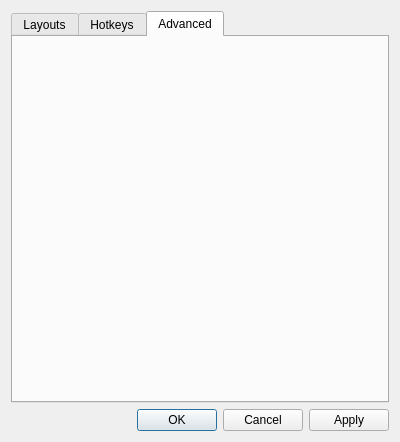
<?xml version="1.0" encoding="UTF-8"?>
<ui version="4.0">
 <class>Window</class>
 <widget class="QWidget" name="Window">
  <property name="geometry">
   <rect>
    <x>0</x>
    <y>0</y>
    <width>400</width>
    <height>442</height>
   </rect>
  </property>
  <property name="windowTitle">
   <string>System Keyboard</string>
  </property>
  <property name="windowIcon">
   <iconset theme="keyboard"/>
  </property>
  <layout class="QVBoxLayout" name="verticalLayout">
   <item>
    <widget class="QTabWidget" name="tabWidget">
     <property name="currentIndex">
      <number>2</number>
     </property>
     <widget class="QWidget" name="layouts">
      <attribute name="title">
       <string>Layouts</string>
      </attribute>
      <layout class="QVBoxLayout" name="verticalLayout_2">
       <item>
        <widget class="QGroupBox" name="groupBox">
         <property name="title">
          <string>Keyboard Model</string>
         </property>
         <layout class="QVBoxLayout" name="verticalLayout_3">
          <item>
           <widget class="QComboBox" name="comboBox_KeyboardModel"/>
          </item>
         </layout>
        </widget>
       </item>
       <item>
        <widget class="QGroupBox" name="groupBox_2">
         <property name="title">
          <string>Keyboard Layouts</string>
         </property>
         <layout class="QVBoxLayout" name="verticalLayout_5">
          <item>
           <layout class="QHBoxLayout" name="horizontalLayout">
            <item>
             <widget class="QListWidget" name="listWidget_KeyboardLayouts"/>
            </item>
            <item>
             <layout class="QVBoxLayout" name="verticalLayout_4">
              <item>
               <widget class="QPushButton" name="pushButton_AddLayout">
                <property name="sizePolicy">
                 <sizepolicy hsizetype="Minimum" vsizetype="MinimumExpanding">
                  <horstretch>0</horstretch>
                  <verstretch>0</verstretch>
                 </sizepolicy>
                </property>
                <property name="icon">
                 <iconset theme="list-add">
                  <normaloff>.</normaloff>.</iconset>
                </property>
               </widget>
              </item>
              <item>
               <widget class="QPushButton" name="pushButton_MoveLayoutUp">
                <property name="sizePolicy">
                 <sizepolicy hsizetype="Minimum" vsizetype="MinimumExpanding">
                  <horstretch>0</horstretch>
                  <verstretch>0</verstretch>
                 </sizepolicy>
                </property>
                <property name="icon">
                 <iconset theme="arrow-up">
                  <normaloff>.</normaloff>.</iconset>
                </property>
               </widget>
              </item>
              <item>
               <widget class="QPushButton" name="pushButton_MoveLayoutDown">
                <property name="sizePolicy">
                 <sizepolicy hsizetype="Minimum" vsizetype="MinimumExpanding">
                  <horstretch>0</horstretch>
                  <verstretch>0</verstretch>
                 </sizepolicy>
                </property>
                <property name="icon">
                 <iconset theme="arrow-down">
                  <normaloff>.</normaloff>.</iconset>
                </property>
               </widget>
              </item>
              <item>
               <widget class="QPushButton" name="pushButton_RemoveLayout">
                <property name="sizePolicy">
                 <sizepolicy hsizetype="Minimum" vsizetype="MinimumExpanding">
                  <horstretch>0</horstretch>
                  <verstretch>0</verstretch>
                 </sizepolicy>
                </property>
                <property name="icon">
                 <iconset theme="delete">
                  <normaloff>.</normaloff>.</iconset>
                </property>
               </widget>
              </item>
             </layout>
            </item>
           </layout>
          </item>
         </layout>
        </widget>
       </item>
       <item>
        <spacer name="verticalSpacer">
         <property name="orientation">
          <enum>Qt::Vertical</enum>
         </property>
         <property name="sizeHint" stdset="0">
          <size>
           <width>20</width>
           <height>40</height>
          </size>
         </property>
        </spacer>
       </item>
      </layout>
     </widget>
     <widget class="QWidget" name="hotkeys">
      <attribute name="title">
       <string>Hotkeys</string>
      </attribute>
      <layout class="QVBoxLayout" name="verticalLayout_7">
       <item>
        <layout class="QVBoxLayout" name="verticalLayout_HotkeysLayout"/>
       </item>
       <item>
        <spacer name="verticalSpacer_2">
         <property name="orientation">
          <enum>Qt::Vertical</enum>
         </property>
         <property name="sizeHint" stdset="0">
          <size>
           <width>20</width>
           <height>327</height>
          </size>
         </property>
        </spacer>
       </item>
      </layout>
     </widget>
     <widget class="QWidget" name="advanced">
      <attribute name="title">
       <string>Advanced</string>
      </attribute>
      <layout class="QVBoxLayout" name="verticalLayout_8">
       <item>
        <layout class="QVBoxLayout" name="verticalLayout_AdvancedLayout"/>
       </item>
       <item>
        <spacer name="verticalSpacer_3">
         <property name="orientation">
          <enum>Qt::Vertical</enum>
         </property>
         <property name="sizeHint" stdset="0">
          <size>
           <width>20</width>
           <height>327</height>
          </size>
         </property>
        </spacer>
       </item>
      </layout>
     </widget>
    </widget>
   </item>
   <item>
    <widget class="QDialogButtonBox" name="buttonBox">
     <property name="standardButtons">
      <set>QDialogButtonBox::Apply|QDialogButtonBox::Cancel|QDialogButtonBox::Ok</set>
     </property>
    </widget>
   </item>
  </layout>
 </widget>
 <layoutdefault spacing="6" margin="11"/>
 <resources/>
 <connections/>
</ui>
